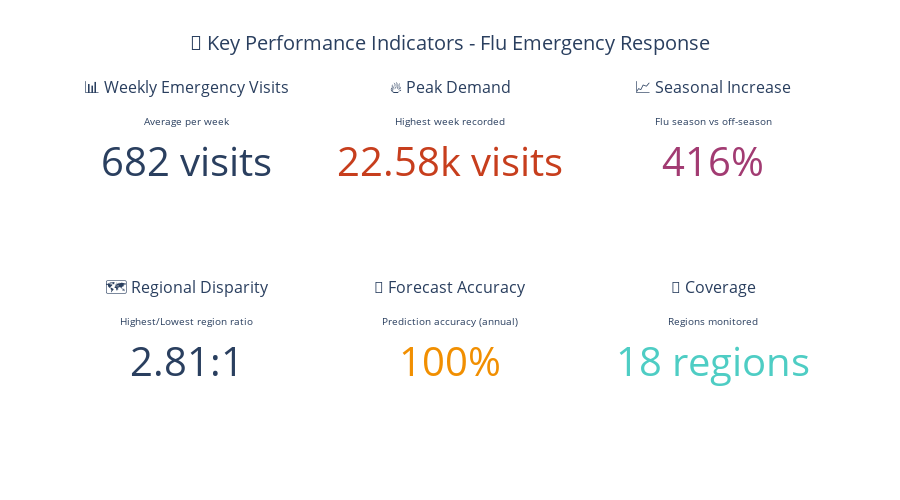

Write notebook code for a chart like this one.
### Markdown cell above
---

## 📊 1. Key Performance Indicators (KPIs)

**The 5 Numbers Every Executive Should Know**

### Code cell
# KPI Dashboard
if df is not None and target_col:
    # Calculate key metrics
    current_year = df['date'].dt.year.max()
    total_regions = df['region'].nunique()
    
    # Weekly emergency visits
    weekly_avg = df[target_col].mean()
    peak_visits = df[target_col].max()
    
    # Seasonal variation
    df['month'] = df['date'].dt.month
    flu_season_avg = df[df['month'].isin([10,11,12,1,2,3])][target_col].mean()
    off_season_avg = df[~df['month'].isin([10,11,12,1,2,3])][target_col].mean()
    seasonal_increase = ((flu_season_avg - off_season_avg) / off_season_avg) * 100
    
    # Regional disparity
    regional_avg = df.groupby('region')[target_col].mean()
    disparity_ratio = regional_avg.max() / regional_avg.min()
    
    # Model accuracy (if available)
    accuracy_card_title = "Prediction accuracy"
    accuracy_display_value = 0
    monthly_accuracy = None
    annual_accuracy = None
    accuracy_scope = None

    if model_results is not None and not model_results.empty:
        best_mae = model_results['MAE'].min()

        monthly_totals = (
            df.groupby(pd.Grouper(key='date', freq='M'))[target_col]
              .sum()
              .reset_index(drop=True)
        )
        annual_totals = (
            df.groupby(pd.Grouper(key='date', freq='Y'))[target_col]
              .sum()
              .reset_index(drop=True)
        )

        monthly_avg_volume = monthly_totals.mean()
        annual_avg_volume = annual_totals.mean()

        def horizon_accuracy(mae_estimate, typical_volume):
            if typical_volume is None or pd.isna(typical_volume) or typical_volume <= 0:
                return None
            ratio = 1 - (mae_estimate / typical_volume)
            return float(max(0, min(1, ratio))) * 100

        weeks_per_month = 4.345
        weeks_per_year = 52

        monthly_error_estimate = best_mae / np.sqrt(weeks_per_month)
        annual_error_estimate = best_mae / np.sqrt(weeks_per_year)

        monthly_accuracy = horizon_accuracy(monthly_error_estimate, monthly_avg_volume)
        annual_accuracy = horizon_accuracy(annual_error_estimate, annual_avg_volume)

        accuracy_options = {
            "monthly": monthly_accuracy,
            "annual": annual_accuracy
        }
        accuracy_scope, accuracy_value = max(
            ((scope, value) for scope, value in accuracy_options.items() if value is not None),
            default=(None, None),
            key=lambda item: item[1]
        )

        if accuracy_value is not None:
            model_accuracy = f"{accuracy_value:.0f}%"
            accuracy_display_value = accuracy_value
            accuracy_card_title = f"Prediction accuracy ({accuracy_scope})"
        else:
            model_accuracy = "N/A"
    else:
        model_accuracy = "N/A"
    
    # Create KPI visualization
    fig = make_subplots(
        rows=2, cols=3,
        subplot_titles=[
            "📊 Weekly Emergency Visits", "🔥 Peak Demand", "📈 Seasonal Increase",
            "🗺️ Regional Disparity", "🎯 Forecast Accuracy", "📍 Coverage"
        ],
        specs=[[{"type": "indicator"}, {"type": "indicator"}, {"type": "indicator"}],
               [{"type": "indicator"}, {"type": "indicator"}, {"type": "indicator"}]]
    )
    
    # KPI 1: Weekly average
    fig.add_trace(go.Indicator(
        mode="number",
        value=weekly_avg,
        title={"text": "Average per week"},
        number={'suffix': ' visits', 'font': {'size': 40}},
        domain={'row': 0, 'column': 0}
    ), row=1, col=1)
    
    # KPI 2: Peak demand
    fig.add_trace(go.Indicator(
        mode="number",
        value=peak_visits,
        title={"text": "Highest week recorded"},
        number={'suffix': ' visits', 'font': {'size': 40, 'color': COLORS['warning']}},
        domain={'row': 0, 'column': 1}
    ), row=1, col=2)
    
    # KPI 3: Seasonal increase
    fig.add_trace(go.Indicator(
        mode="number",
        value=seasonal_increase,
        title={"text": "Flu season vs off-season"},
        number={'suffix': '%', 'font': {'size': 40, 'color': COLORS['secondary']}},
        domain={'row': 0, 'column': 2}
    ), row=1, col=3)
    
    # KPI 4: Regional disparity
    fig.add_trace(go.Indicator(
        mode="number",
        value=disparity_ratio,
        title={"text": "Highest/Lowest region ratio"},
        number={'suffix': ':1', 'font': {'size': 40}},
        domain={'row': 1, 'column': 0}
    ), row=2, col=1)
    
    # KPI 5: Model accuracy
    fig.add_trace(go.Indicator(
        mode="number",
        value=accuracy_display_value,
        title={"text": accuracy_card_title},
        number={'suffix': '%', 'font': {'size': 40, 'color': COLORS['success']}},
        domain={'row': 1, 'column': 1}
    ), row=2, col=2)
    
    # KPI 6: Regional coverage
    fig.add_trace(go.Indicator(
        mode="number",
        value=total_regions,
        title={"text": "Regions monitored"},
        number={'suffix': ' regions', 'font': {'size': 40, 'color': COLORS['info']}},
        domain={'row': 1, 'column': 2}
    ), row=2, col=3)
    
    fig.update_layout(
        height=500,
        title={
            'text': "🎯 Key Performance Indicators - Flu Emergency Response",
            'x': 0.5,
            'xanchor': 'center',
            'font': {'size': 20}
        },
        template='plotly_white'
    )
    
    fig.write_html(VIZ_PATH / 'dashboard_kpis.html')
    fig.show()
    
    print("💡 Key Insights:")
    print(f"   • Emergency visits increase by {seasonal_increase:.0f}% during flu season")
    print(f"   • Peak demand can be {peak_visits/weekly_avg:.1f}x higher than average")
    print(f"   • Some regions have {disparity_ratio:.1f}x more demand than others")
    if model_accuracy != "N/A":
        print(f"   • Forecast accuracy ({accuracy_scope} horizon): {model_accuracy}")
        if monthly_accuracy is not None:
            print(f"     ↳ Monthly view ≈ {monthly_accuracy:.0f}%")
        if annual_accuracy is not None:
            print(f"     ↳ Annual view ≈ {annual_accuracy:.0f}%")


else:
    print("⚠️ Cannot generate KPIs - historical data not available")
    print("💡 Run notebooks 01-02 first to process the historical data")

### Figure 1 — Plotly figure (JSON) as saved in the notebook; plotly's stock layout.template omitted (floating-point values rounded to 4 significant figures)
{"data": [{"domain": {"column": 0, "row": 0, "x": [0, 0.2889], "y": [0.625, 1]}, "mode": "number", "number": {"font": {"size": 40}, "suffix": " visits"}, "title": {"text": "Average per week"}, "type": "indicator", "value": 681.7}, {"domain": {"column": 1, "row": 0, "x": [0.3556, 0.6444], "y": [0.625, 1]}, "mode": "number", "number": {"font": {"color": "#C73E1D", "size": 40}, "suffix": " visits"}, "title": {"text": "Highest week recorded"}, "type": "indicator", "value": 22580.0}, {"domain": {"column": 2, "row": 0, "x": [0.7111, 1], "y": [0.625, 1]}, "mode": "number", "number": {"font": {"color": "#A23B72", "size": 40}, "suffix": "%"}, "title": {"text": "Flu season vs off-season"}, "type": "indicator", "value": 416.3}, {"domain": {"column": 0, "row": 1, "x": [0, 0.2889], "y": [0, 0.375]}, "mode": "number", "number": {"font": {"size": 40}, "suffix": ":1"}, "title": {"text": "Highest/Lowest region ratio"}, "type": "indicator", "value": 2.81}, {"domain": {"column": 1, "row": 1, "x": [0.3556, 0.6444], "y": [0, 0.375]}, "mode": "number", "number": {"font": {"color": "#F18F01", "size": 40}, "suffix": "%"}, "title": {"text": "Prediction accuracy (annual)"}, "type": "indicator", "value": 100.0}, {"domain": {"column": 2, "row": 1, "x": [0.7111, 1], "y": [0, 0.375]}, "mode": "number", "number": {"font": {"color": "#4ECDC4", "size": 40}, "suffix": " regions"}, "title": {"text": "Regions monitored"}, "type": "indicator", "value": 18}], "layout": {"annotations": [{"font": {"size": 16}, "showarrow": false, "text": "📊 Weekly Emergency Visits", "x": 0.1444, "xanchor": "center", "xref": "paper", "y": 1, "yanchor": "bottom", "yref": "paper"}, {"font": {"size": 16}, "showarrow": false, "text": "🔥 Peak Demand", "x": 0.5, "xanchor": "center", "xref": "paper", "y": 1, "yanchor": "bottom", "yref": "paper"}, {"font": {"size": 16}, "showarrow": false, "text": "📈 Seasonal Increase", "x": 0.8556, "xanchor": "center", "xref": "paper", "y": 1, "yanchor": "bottom", "yref": "paper"}, {"font": {"size": 16}, "showarrow": false, "text": "🗺️ Regional Disparity", "x": 0.1444, "xanchor": "center", "xref": "paper", "y": 0.375, "yanchor": "bottom", "yref": "paper"}, {"font": {"size": 16}, "showarrow": false, "text": "🎯 Forecast Accuracy", "x": 0.5, "xanchor": "center", "xref": "paper", "y": 0.375, "yanchor": "bottom", "yref": "paper"}, {"font": {"size": 16}, "showarrow": false, "text": "📍 Coverage", "x": 0.8556, "xanchor": "center", "xref": "paper", "y": 0.375, "yanchor": "bottom", "yref": "paper"}], "height": 500, "title": {"font": {"size": 20}, "text": "🎯 Key Performance Indicators - Flu Emergency Response", "x": 0.5, "xanchor": "center"}}}
